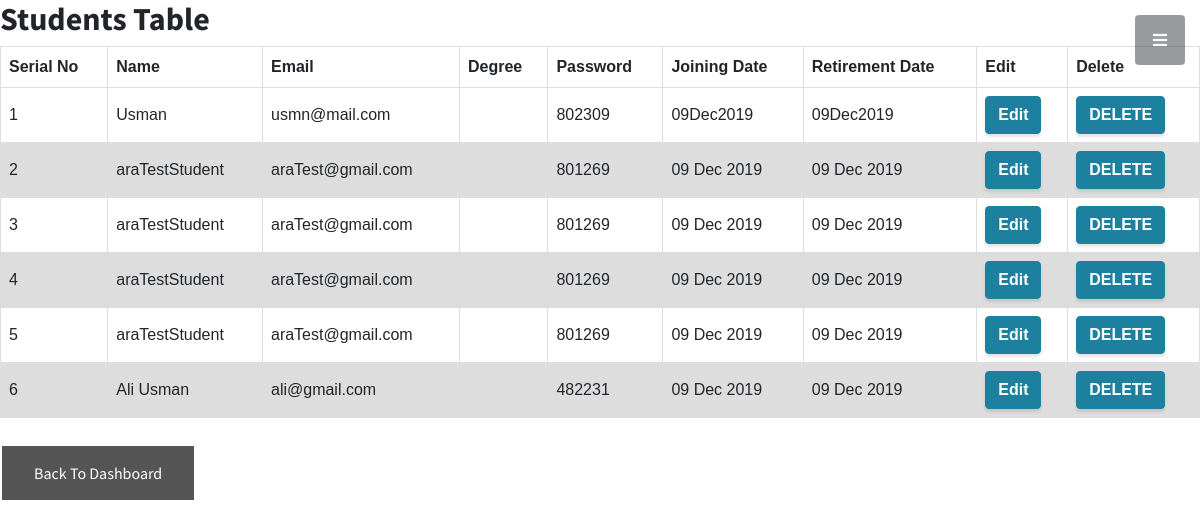
/students, run on the app's committed database.
### main.py (models this page shows)
class Students(db.Model):
    __tablename__ = "students"
    srno = db.Column(db.Integer, primary_key=True)
    name = db.Column(db.String(80), nullable=False)
    email = db.Column(db.String(60), nullable=False)
    degree = db.Column(db.String(12), nullable=False)
    password = db.Column(db.String(12), nullable=False)
    joining_date = db.Column(db.String(50), nullable=False)
    retirement_date = db.Column(db.String(50), nullable=False)

### main.py (the view)
@app.route('/students')
def students():
    students = Students.query.all()
    return render_template('students.html',params=params, students=students)

### templates/students.html (shortened to what this page needs)
{% extends "layout.html" %}
{% block body %}
<head>
</head>
<body>
<h2>Students Table</h2>
<table>
  <tr>
    <th>Serial No</th>
    <th>Name</th>
    <th>Email</th>
    <th>Degree</th>
    <th>Password</th>
    <th>Joining Date</th>
    <th>Retirement Date</th>
    <th>Edit</th>
    <th>Delete</th>
  </tr>
  <tbody>
        {% for student in students %}
        <tr>
            <td>{{student["srno"]}}</td>
            <td>{{student["name"]}}</td>
            <td>{{student["email"]}}</td>
            <td>{{student["phone"]}}</td>
            <td>{{student["password"]}}</td>
            <td>{{student["joining_date"]}}</td>
            <td>{{student["retirement_date"]}}</td>
            <td><a href="/edit/{{student.srno}}"><button class="btn btn-primary">Edit</button></a></td>
            <td>
                <form action="/deleteStudent" method="post">
                    <button class="btn btn-primary">DELETE</button>
                </form>
            </td>
        </tr>
        {% endfor %}
    </tbody>
</table>
<br>
<a href="/dashboard"><button class="button button5">Back To Dashboard</button></a>
</body>
{% endblock %}

### templates/students.html (style rules this page uses)
.button { background-color: #4CAF50; border: none; color: white; padding: 15px 32px; text-align: center; text-decoration: none; display: inline-block; font-size: 16px; margin: 4px 2px; cursor: pointer; }
.button5 { background-color: #555555; }
table { font-family: arial, sans-serif; border-collapse: collapse; width: 100%; }
td, th { border: 1px solid #dddddd; text-align: left; padding: 8px; }
tr:nth-child(even) { background-color: #dddddd; }

### data on the page
Students: srno "1", name "Usman", email "usmn@mail.com", password "802309", joining_date "09Dec2019", retirement_date "09Dec2019"
Students: srno "2", name "araTestStudent", email "araTest@gmail.com", password "801269", joining_date "09 Dec 2019", retirement_date "09 Dec 2019"
Students: srno "3", name "araTestStudent", email "araTest@gmail.com", password "801269", joining_date "09 Dec 2019", retirement_date "09 Dec 2019"
Students: srno "4", name "araTestStudent", email "araTest@gmail.com", password "801269", joining_date "09 Dec 2019", retirement_date "09 Dec 2019"
Students: srno "5", name "araTestStudent", email "araTest@gmail.com", password "801269", joining_date "09 Dec 2019", retirement_date "09 Dec 2019"
Students: srno "6", name "Ali Usman", email "ali@gmail.com", password "482231", joining_date "09 Dec 2019", retirement_date "09 Dec 2019"
